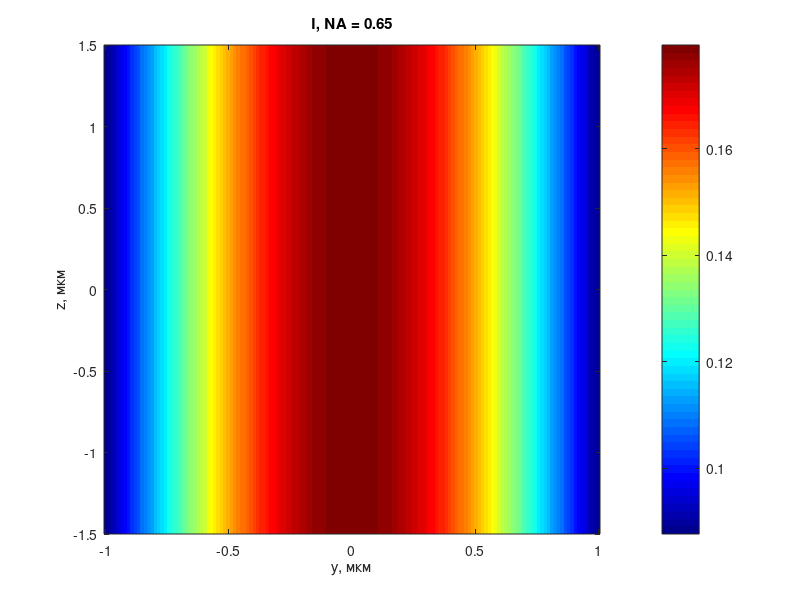
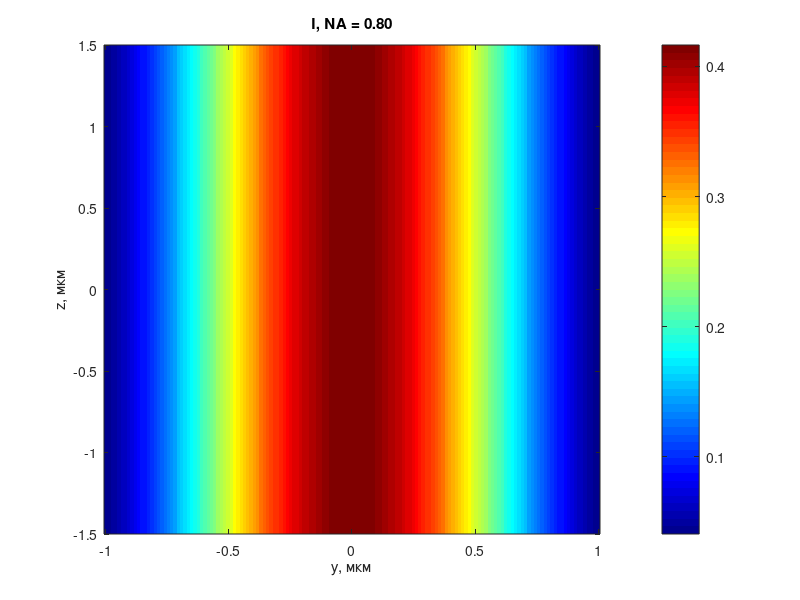
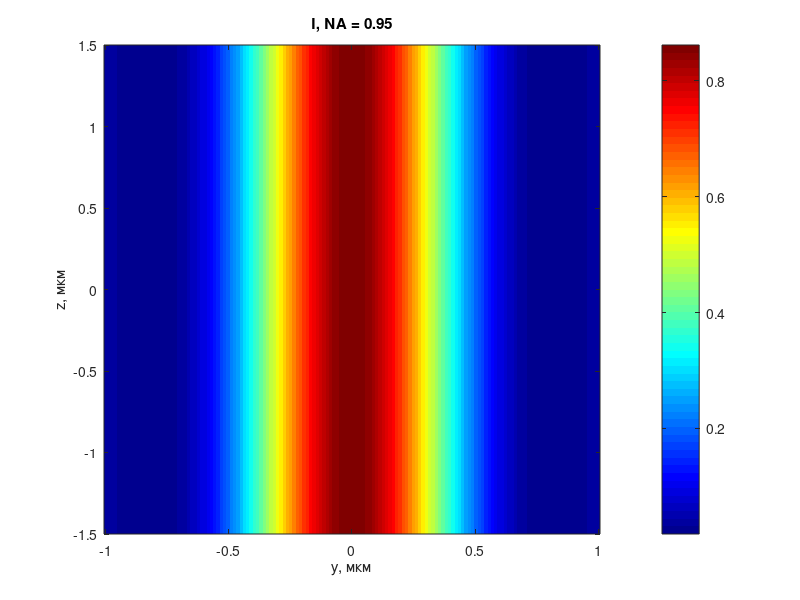

Write MATLAB code to recreate these figures, in order.
% Вариант 13

##Получить продольное распределение интенсивности светового поля (вдоль оси z
##при r=0) в фокусе апланатического объектива при фокусировке радиально-
##поляризованного света l = 1 с длиной волны 0,532 мкм в воздухе (n = 1). Вычисления
##произвести для значений числовой апертуры NA равной 0,65, 0,8 и 0,95. Оценить вклад
##числовой апертуры в уменьшение размеров фокусного пятна.

close all;
clear;

r = 0; %Расстояние от центра апертуры до точки наблюдения
l = 1; % заданное световое поле
h = 0.532; %длина волны в мкм
n = 1; % показатель преломления
NA = [ 0.65, 0.8, 0.95]; %апертуры по условию
psi = 0; % угол поляризации
k=2*pi/h; %волновое число
N = 150; % количество разбиений интеграла

z = linspace(-1, 1, N); %параллельная оптической оси
y = linspace(-1, 1, N);

A = 1;

T = @(tetha) cos(tetha).^0.5; % передаточная функция объектива

% функции-компоненты векторного поля, зависящие от координат и угла
% считаем функцию бесселя первого рода и порядка 2
f_x_1 = @(r, z, psi, tetha)l*T(tetha)*sin(tetha)*(1-cos(tetha))*exp(i*k*z*cos(tetha))*besselj(2, k*r*sin(tetha));
f_x_2 = @(r, z, psi, tetha) l*T(tetha)*sin(tetha)*(1+cos(tetha))*exp(i*k*z*cos(tetha))*besselj(0, k*r*sin(tetha));
f_y = @(r, z, psi, tetha) l*T(tetha)*sin(tetha)*(1-cos(tetha))*exp(i*k*z*cos(tetha))*besselj(2, k*r*sin(tetha));
f_z = @(r, z, psi, tetha) l*T(tetha)*sin(tetha)^2*exp(i*k*z*cos(tetha))*besselj(1, k*r*sin(tetha));

for aperture_i = NA
  
        % рассчитываем угол полуапертуры
        alpha = asin(aperture_i / n);

        %интегрирование функций по переменной tetha от 0 до alpha
        integral_x_1 = integral(@(tetha)f_x_1(r, z, psi, tetha),  0, alpha,'ArrayValued', true);
        integral_x_2 = integral(@(tetha)f_x_2(r, z, psi, tetha),  0, alpha,'ArrayValued', true);
        integral_y = integral(@(tetha)f_y(r, z, psi, tetha), 0, alpha,'ArrayValued', true);
        integral_z = integral(@(tetha)f_z(r, z, psi, tetha), 0, alpha,'ArrayValued', true);
        
        %домножаем на коэффициенты
        %напряженность электрического поля
        E_x = -i*A*cos(2*psi)*integral_x_1 - i*A*integral_x_2;
        E_y = -i*A*sin(2*psi)*integral_y;
        E_z = -2*A*sin(psi)*integral_z;
        
        %находим интенсивности компонент
        I_x = abs(E_x).^2;
        I_y = abs(E_y).^2;
        I_z = abs(E_z).^2;
        
        % общая интенсивность
        I = I_x + I_y + I_z;

        % вычисляем минимум и максимумы
        % для отображения всех графиков на 1 масштабе
        max_val = max(I(:));
        min_val = min(I(:));

        % интенсивности
        figure;
        colormap jet;
        imagesc(z, y, I, [min_val,max_val]);
        title(sprintf('{I}, NA = %.2f', aperture_i));
        xlabel('y, мкм');
        ylabel('z, мкм');
        colorbar;
        axis('xy');
 end
